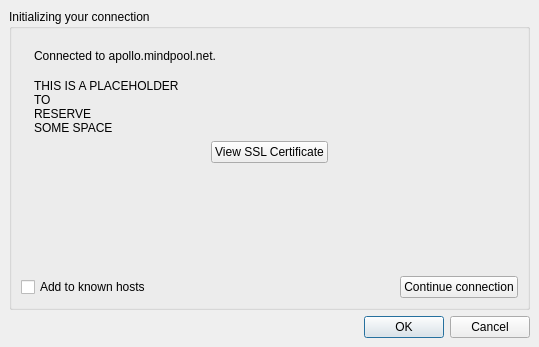
<?xml version="1.0" encoding="UTF-8"?>
<ui version="4.0">
 <class>CoreConnectDlg</class>
 <widget class="QDialog" name="CoreConnectDlg">
  <property name="geometry">
   <rect>
    <x>0</x>
    <y>0</y>
    <width>539</width>
    <height>347</height>
   </rect>
  </property>
  <property name="sizePolicy">
   <sizepolicy hsizetype="Preferred" vsizetype="Maximum">
    <horstretch>0</horstretch>
    <verstretch>0</verstretch>
   </sizepolicy>
  </property>
  <property name="windowTitle">
   <string>Connect to Quassel Core</string>
  </property>
  <property name="windowIcon">
   <iconset>
    <normaloff>:/16x16/actions/network-disconnect</normaloff>:/16x16/actions/network-disconnect</iconset>
  </property>
  <layout class="QHBoxLayout">
   <property name="margin">
    <number>0</number>
   </property>
   <item>
    <widget class="QStackedWidget" name="stackedWidget">
     <property name="sizePolicy">
      <sizepolicy hsizetype="Preferred" vsizetype="Preferred">
       <horstretch>0</horstretch>
       <verstretch>0</verstretch>
      </sizepolicy>
     </property>
     <property name="currentIndex">
      <number>1</number>
     </property>
     <widget class="QWidget" name="accountPage">
      <layout class="QVBoxLayout">
       <item>
        <widget class="QGroupBox" name="groupBox">
         <property name="title">
          <string>Connect to Quassel Core</string>
         </property>
         <layout class="QHBoxLayout">
          <item>
           <widget class="QListWidget" name="accountList">
            <property name="sortingEnabled">
             <bool>true</bool>
            </property>
           </widget>
          </item>
          <item>
           <layout class="QVBoxLayout">
            <item>
             <widget class="QPushButton" name="editAccount">
              <property name="text">
               <string>Edit...</string>
              </property>
              <property name="icon">
               <iconset>
                <normaloff>:/16x16/actions/oxygen/16x16/actions/document-properties.png</normaloff>:/16x16/actions/oxygen/16x16/actions/document-properties.png</iconset>
              </property>
             </widget>
            </item>
            <item>
             <widget class="QPushButton" name="addAccount">
              <property name="text">
               <string>Add...</string>
              </property>
              <property name="icon">
               <iconset>
                <normaloff>:/16x16/actions/oxygen/16x16/actions/list-add.png</normaloff>:/16x16/actions/oxygen/16x16/actions/list-add.png</iconset>
              </property>
             </widget>
            </item>
            <item>
             <widget class="QPushButton" name="deleteAccount">
              <property name="text">
               <string>Delete</string>
              </property>
              <property name="icon">
               <iconset>
                <normaloff>:/16x16/actions/oxygen/16x16/actions/list-remove.png</normaloff>:/16x16/actions/oxygen/16x16/actions/list-remove.png</iconset>
              </property>
             </widget>
            </item>
            <item>
             <spacer>
              <property name="orientation">
               <enum>Qt::Vertical</enum>
              </property>
              <property name="sizeHint" stdset="0">
               <size>
                <width>20</width>
                <height>40</height>
               </size>
              </property>
             </spacer>
            </item>
            <item>
             <widget class="QPushButton" name="useInternalCore">
              <property name="text">
               <string>Use internal core</string>
              </property>
             </widget>
            </item>
           </layout>
          </item>
         </layout>
        </widget>
       </item>
       <item>
        <layout class="QHBoxLayout">
         <item>
          <widget class="QCheckBox" name="autoConnect">
           <property name="text">
            <string>Always use this account</string>
           </property>
          </widget>
         </item>
         <item>
          <widget class="QDialogButtonBox" name="accountButtonBox">
           <property name="orientation">
            <enum>Qt::Horizontal</enum>
           </property>
           <property name="standardButtons">
            <set>QDialogButtonBox::Cancel|QDialogButtonBox::Ok</set>
           </property>
          </widget>
         </item>
        </layout>
       </item>
      </layout>
     </widget>
     <widget class="QWidget" name="loginPage">
      <layout class="QVBoxLayout">
       <item>
        <widget class="QGroupBox" name="groupBox_2">
         <property name="sizePolicy">
          <sizepolicy hsizetype="Preferred" vsizetype="Preferred">
           <horstretch>0</horstretch>
           <verstretch>0</verstretch>
          </sizepolicy>
         </property>
         <property name="title">
          <string>Initializing your connection</string>
         </property>
         <layout class="QVBoxLayout">
          <item>
           <layout class="QGridLayout">
            <item row="0" column="0">
             <widget class="QLabel" name="connectIcon">
              <property name="text">
               <string/>
              </property>
              <property name="pixmap">
               <pixmap>:/22x22/actions/network-disconnect</pixmap>
              </property>
             </widget>
            </item>
            <item row="0" column="1">
             <widget class="QLabel" name="connectLabel">
              <property name="text">
               <string>Connected to apollo.mindpool.net.</string>
              </property>
              <property name="alignment">
               <set>Qt::AlignLeading|Qt::AlignLeft|Qt::AlignVCenter</set>
              </property>
              <property name="wordWrap">
               <bool>false</bool>
              </property>
             </widget>
            </item>
            <item row="0" column="2">
             <spacer>
              <property name="orientation">
               <enum>Qt::Horizontal</enum>
              </property>
              <property name="sizeHint" stdset="0">
               <size>
                <width>358</width>
                <height>21</height>
               </size>
              </property>
             </spacer>
            </item>
            <item row="1" column="1" colspan="2">
             <widget class="QLabel" name="coreInfoLabel">
              <property name="sizePolicy">
               <sizepolicy hsizetype="Preferred" vsizetype="Maximum">
                <horstretch>0</horstretch>
                <verstretch>0</verstretch>
               </sizepolicy>
              </property>
              <property name="text">
               <string>THIS IS A PLACEHOLDER
TO
RESERVE
SOME SPACE</string>
              </property>
              <property name="alignment">
               <set>Qt::AlignLeading|Qt::AlignLeft|Qt::AlignTop</set>
              </property>
              <property name="wordWrap">
               <bool>true</bool>
              </property>
             </widget>
            </item>
            <item row="0" column="3">
             <widget class="QLabel" name="secureConnection">
              <property name="text">
               <string/>
              </property>
              <property name="pixmap">
               <pixmap>:/22x22/actions/oxygen/22x22/actions/document-encrypt.png</pixmap>
              </property>
             </widget>
            </item>
           </layout>
          </item>
          <item>
           <widget class="QStackedWidget" name="loginStack">
            <property name="sizePolicy">
             <sizepolicy hsizetype="Preferred" vsizetype="Maximum">
              <horstretch>0</horstretch>
              <verstretch>0</verstretch>
             </sizepolicy>
            </property>
            <property name="currentIndex">
             <number>1</number>
            </property>
            <widget class="QWidget" name="loginCredentialsPage">
             <layout class="QVBoxLayout">
              <property name="margin">
               <number>0</number>
              </property>
              <item>
               <spacer>
                <property name="orientation">
                 <enum>Qt::Vertical</enum>
                </property>
                <property name="sizeHint" stdset="0">
                 <size>
                  <width>20</width>
                  <height>40</height>
                 </size>
                </property>
               </spacer>
              </item>
              <item>
               <widget class="QGroupBox" name="loginGroup">
                <property name="sizePolicy">
                 <sizepolicy hsizetype="Preferred" vsizetype="Maximum">
                  <horstretch>0</horstretch>
                  <verstretch>0</verstretch>
                 </sizepolicy>
                </property>
                <property name="title">
                 <string>Login</string>
                </property>
                <layout class="QVBoxLayout">
                 <item>
                  <layout class="QGridLayout">
                   <item row="0" column="0">
                    <widget class="QLabel" name="label_2">
                     <property name="text">
                      <string>User:</string>
                     </property>
                    </widget>
                   </item>
                   <item row="0" column="1">
                    <widget class="QLineEdit" name="user">
                     <property name="text">
                      <string/>
                     </property>
                    </widget>
                   </item>
                   <item row="1" column="0">
                    <widget class="QLabel" name="label_3">
                     <property name="text">
                      <string>Password:</string>
                     </property>
                    </widget>
                   </item>
                   <item row="1" column="1">
                    <widget class="QLineEdit" name="password">
                     <property name="echoMode">
                      <enum>QLineEdit::Password</enum>
                     </property>
                    </widget>
                   </item>
                   <item row="2" column="1">
                    <widget class="QCheckBox" name="rememberPasswd">
                     <property name="text">
                      <string>Remember</string>
                     </property>
                    </widget>
                   </item>
                  </layout>
                 </item>
                </layout>
               </widget>
              </item>
             </layout>
            </widget>
            <widget class="QWidget" name="connectionWarningsPage">
             <layout class="QVBoxLayout" name="verticalLayout">
              <property name="margin">
               <number>0</number>
              </property>
              <item>
               <layout class="QHBoxLayout" name="horizontalLayout">
                <item>
                 <spacer name="horizontalSpacer">
                  <property name="orientation">
                   <enum>Qt::Horizontal</enum>
                  </property>
                  <property name="sizeHint" stdset="0">
                   <size>
                    <width>40</width>
                    <height>20</height>
                   </size>
                  </property>
                 </spacer>
                </item>
                <item>
                 <widget class="QPushButton" name="viewSslCertButton">
                  <property name="text">
                   <string>View SSL Certificate</string>
                  </property>
                 </widget>
                </item>
                <item>
                 <spacer name="horizontalSpacer_2">
                  <property name="orientation">
                   <enum>Qt::Horizontal</enum>
                  </property>
                  <property name="sizeHint" stdset="0">
                   <size>
                    <width>40</width>
                    <height>20</height>
                   </size>
                  </property>
                 </spacer>
                </item>
               </layout>
              </item>
              <item>
               <spacer name="verticalSpacer">
                <property name="orientation">
                 <enum>Qt::Vertical</enum>
                </property>
                <property name="sizeHint" stdset="0">
                 <size>
                  <width>20</width>
                  <height>48</height>
                 </size>
                </property>
               </spacer>
              </item>
              <item>
               <layout class="QHBoxLayout" name="horizontalLayout_2">
                <item>
                 <widget class="QCheckBox" name="ignoreWarningsPermanently">
                  <property name="text">
                   <string>Add to known hosts</string>
                  </property>
                 </widget>
                </item>
                <item>
                 <spacer name="horizontalSpacer_3">
                  <property name="orientation">
                   <enum>Qt::Horizontal</enum>
                  </property>
                  <property name="sizeHint" stdset="0">
                   <size>
                    <width>40</width>
                    <height>20</height>
                   </size>
                  </property>
                 </spacer>
                </item>
                <item>
                 <widget class="QPushButton" name="ignoreWarningsButton">
                  <property name="text">
                   <string>Continue connection</string>
                  </property>
                 </widget>
                </item>
               </layout>
              </item>
             </layout>
            </widget>
            <widget class="QWidget" name="coreConfigPage">
             <layout class="QVBoxLayout">
              <property name="margin">
               <number>0</number>
              </property>
              <item>
               <spacer>
                <property name="orientation">
                 <enum>Qt::Vertical</enum>
                </property>
                <property name="sizeHint" stdset="0">
                 <size>
                  <width>20</width>
                  <height>40</height>
                 </size>
                </property>
               </spacer>
              </item>
              <item>
               <widget class="QGroupBox" name="groupBox_4">
                <property name="sizePolicy">
                 <sizepolicy hsizetype="Preferred" vsizetype="Maximum">
                  <horstretch>0</horstretch>
                  <verstretch>0</verstretch>
                 </sizepolicy>
                </property>
                <property name="title">
                 <string>Configure your Quassel Core</string>
                </property>
                <layout class="QVBoxLayout">
                 <item>
                  <widget class="QLabel" name="label_7">
                   <property name="text">
                    <string>The Quassel Core you are connected to is not configured yet. You may now launch a configuration wizard that helps you setting up your Core.</string>
                   </property>
                   <property name="alignment">
                    <set>Qt::AlignLeading|Qt::AlignLeft|Qt::AlignTop</set>
                   </property>
                   <property name="wordWrap">
                    <bool>true</bool>
                   </property>
                  </widget>
                 </item>
                 <item>
                  <layout class="QHBoxLayout">
                   <item>
                    <spacer>
                     <property name="orientation">
                      <enum>Qt::Horizontal</enum>
                     </property>
                     <property name="sizeHint" stdset="0">
                      <size>
                       <width>40</width>
                       <height>20</height>
                      </size>
                     </property>
                    </spacer>
                   </item>
                   <item>
                    <widget class="QPushButton" name="launchCoreConfigWizard">
                     <property name="text">
                      <string>Launch Wizard</string>
                     </property>
                    </widget>
                   </item>
                   <item>
                    <spacer>
                     <property name="orientation">
                      <enum>Qt::Horizontal</enum>
                     </property>
                     <property name="sizeHint" stdset="0">
                      <size>
                       <width>40</width>
                       <height>20</height>
                      </size>
                     </property>
                    </spacer>
                   </item>
                  </layout>
                 </item>
                </layout>
                <zorder>label_7</zorder>
                <zorder></zorder>
               </widget>
              </item>
             </layout>
            </widget>
            <widget class="QWidget" name="loginEmptyPage"/>
           </widget>
          </item>
         </layout>
        </widget>
       </item>
       <item>
        <widget class="QDialogButtonBox" name="loginButtonBox">
         <property name="standardButtons">
          <set>QDialogButtonBox::Cancel|QDialogButtonBox::Ok</set>
         </property>
        </widget>
       </item>
      </layout>
     </widget>
     <widget class="QWidget" name="syncPage">
      <layout class="QVBoxLayout">
       <item>
        <widget class="QGroupBox" name="groupBox_3">
         <property name="title">
          <string>Initializing your session...</string>
         </property>
         <layout class="QVBoxLayout">
          <item>
           <layout class="QVBoxLayout">
            <item>
             <widget class="QLabel" name="label_6">
              <property name="text">
               <string>&lt;b&gt;Please be patient while your client synchronizes with the Quassel Core!&lt;/b&gt;</string>
              </property>
              <property name="alignment">
               <set>Qt::AlignHCenter|Qt::AlignTop</set>
              </property>
              <property name="wordWrap">
               <bool>true</bool>
              </property>
             </widget>
            </item>
            <item>
             <layout class="QGridLayout">
              <item row="0" column="0">
               <widget class="QLabel" name="progressLabel">
                <property name="text">
                 <string>Session state:</string>
                </property>
               </widget>
              </item>
              <item row="0" column="1">
               <widget class="QProgressBar" name="sessionProgress">
                <property name="maximum">
                 <number>1</number>
                </property>
                <property name="value">
                 <number>0</number>
                </property>
               </widget>
              </item>
              <item row="1" column="0">
               <widget class="QLabel" name="label">
                <property name="text">
                 <string>Network states:</string>
                </property>
               </widget>
              </item>
              <item row="1" column="1">
               <widget class="QProgressBar" name="networksProgress">
                <property name="maximum">
                 <number>1</number>
                </property>
                <property name="value">
                 <number>0</number>
                </property>
                <property name="format">
                 <string>0/0</string>
                </property>
               </widget>
              </item>
             </layout>
            </item>
            <item>
             <spacer>
              <property name="orientation">
               <enum>Qt::Vertical</enum>
              </property>
              <property name="sizeHint" stdset="0">
               <size>
                <width>483</width>
                <height>61</height>
               </size>
              </property>
             </spacer>
            </item>
           </layout>
          </item>
         </layout>
        </widget>
       </item>
       <item>
        <widget class="QDialogButtonBox" name="syncButtonBox">
         <property name="standardButtons">
          <set>QDialogButtonBox::Abort</set>
         </property>
         <property name="centerButtons">
          <bool>true</bool>
         </property>
        </widget>
       </item>
      </layout>
     </widget>
    </widget>
   </item>
  </layout>
 </widget>
 <tabstops>
  <tabstop>accountList</tabstop>
  <tabstop>accountButtonBox</tabstop>
  <tabstop>autoConnect</tabstop>
  <tabstop>editAccount</tabstop>
  <tabstop>addAccount</tabstop>
  <tabstop>deleteAccount</tabstop>
  <tabstop>user</tabstop>
  <tabstop>password</tabstop>
  <tabstop>rememberPasswd</tabstop>
  <tabstop>loginButtonBox</tabstop>
  <tabstop>launchCoreConfigWizard</tabstop>
  <tabstop>syncButtonBox</tabstop>
 </tabstops>
 <resources/>
 <connections>
  <connection>
   <sender>accountButtonBox</sender>
   <signal>rejected()</signal>
   <receiver>CoreConnectDlg</receiver>
   <slot>reject()</slot>
   <hints>
    <hint type="sourcelabel">
     <x>279</x>
     <y>434</y>
    </hint>
    <hint type="destinationlabel">
     <x>286</x>
     <y>237</y>
    </hint>
   </hints>
  </connection>
 </connections>
</ui>
